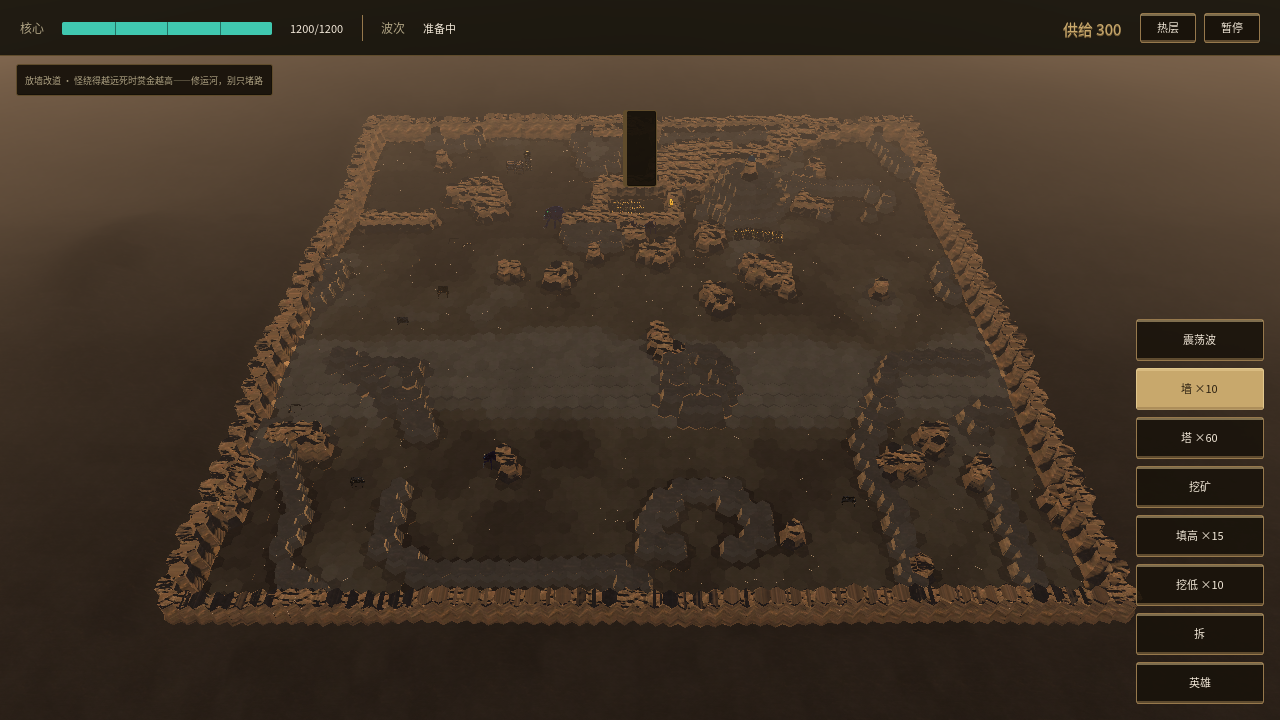
#> input picture shots/store/game.png, 1280 x 720 px, found by its file name; its folder holds 4 pictures in this run
$ python check_shots.py
#> lines starting #> are read from the running program, lines starting #| are printed output that depends on the picture; long printed decimals are rounded
#!/usr/bin/env python
# -*- coding: utf-8 -*-
"""C3 截屏像素校验：尺寸 / 非纯色 / 关键色族（地形暖色、核心青玉、热层红、幽灵绿）。

阈值取自 2026-10-13 实测渲染值（留 2-5 倍余量，防平台微差；真回归=关键色归零必触发）：
  warm=850724  teal=124  red=163694  green=575  diff(game,heat)=0.309  diff(game,ghost)=0.0009
D1-5 追加：game_20x9.png（1600x720，20:9）/ game_narrow.png（960x720，4:3）尺寸+关键色。
D1-5 扩展（2026-10-20）：game_tablet.png（1600x1200，4:3 平板）/ game_16x10.png（1280x800，16:10）尺寸+关键色。
T1 追加：game_closeup.png（改造特写：填三级崖壁+裙脚 / 挖一级坑）尺寸+暖色下限。
2026-10-23 Task6 追加：game_pit.png（连挖两级 -2 坑）/ game_cliff.png（CLIFF 地貌核心崖壁）
  固定种子+相机目视件，阈值保守（近景构图，真回归=空帧/纯色）。
跑法：python tools/check_shots.py   （cwd=reroute-godot）
判定：exit 0 + stdout 含 [SHOTS] PASS。
"""
import os
import sys

from PIL import Image

SHOTS = os.path.join(os.path.dirname(os.path.abspath(__file__)), '..', 'shots')
W, H = 1280, 720

fails = []
checks = 0


def chk(cond, label):
    global checks
    checks += 1
    if not cond:
        fails.append(label)


def load(name):
#> called with name = 'game.png'
    p = os.path.join(SHOTS, name)
    if not os.path.exists(p):
        return None
    return Image.open(p).convert('RGB')
#> returned value is the input picture: PIL image 1280x720 RGB; mean R, G, B 65.3, 51.7, 38.4


def scan(im, pred, step=1):
    """采样统计满足谓词的像素数（关键色用全扫 step=1）。"""
    n = 0
    px = im.load()
    for y in range(0, im.height, step):
        for x in range(0, im.width, step):
            r, g, b = px[x, y]
            if pred(r, g, b):
                n += 1
    return n


def diff_ratio(a, b, step=4):
    if a is None or b is None:
        return 1.0
    px_a, px_b = a.load(), b.load()
    n = d = 0
    for y in range(0, a.height, step):
        for x in range(0, a.width, step):
            n += 1
            ra, ga, ba = px_a[x, y]
            rb, gb, bb = px_b[x, y]
            if abs(ra - rb) + abs(ga - gb) + abs(ba - bb) > 24:
                d += 1
    return d / max(n, 1)


warm = lambda r, g, b: r > 25 and r > b + 5 and g >= b - 2      # 暖石地形
teal = lambda r, g, b: g > r + 25 and b > r + 5 and g > 90      # 核心青玉发光
red = lambda r, g, b: r > 60 and r > g + 25 and r > b + 25      # 热层红带
green = lambda r, g, b: g > r + 40 and g > b + 20 and g > 120   # 幽灵绿板

im_game = load('game.png')
im_heat = load('heat.png')
#> call 2 of load, with name = 'heat.png'
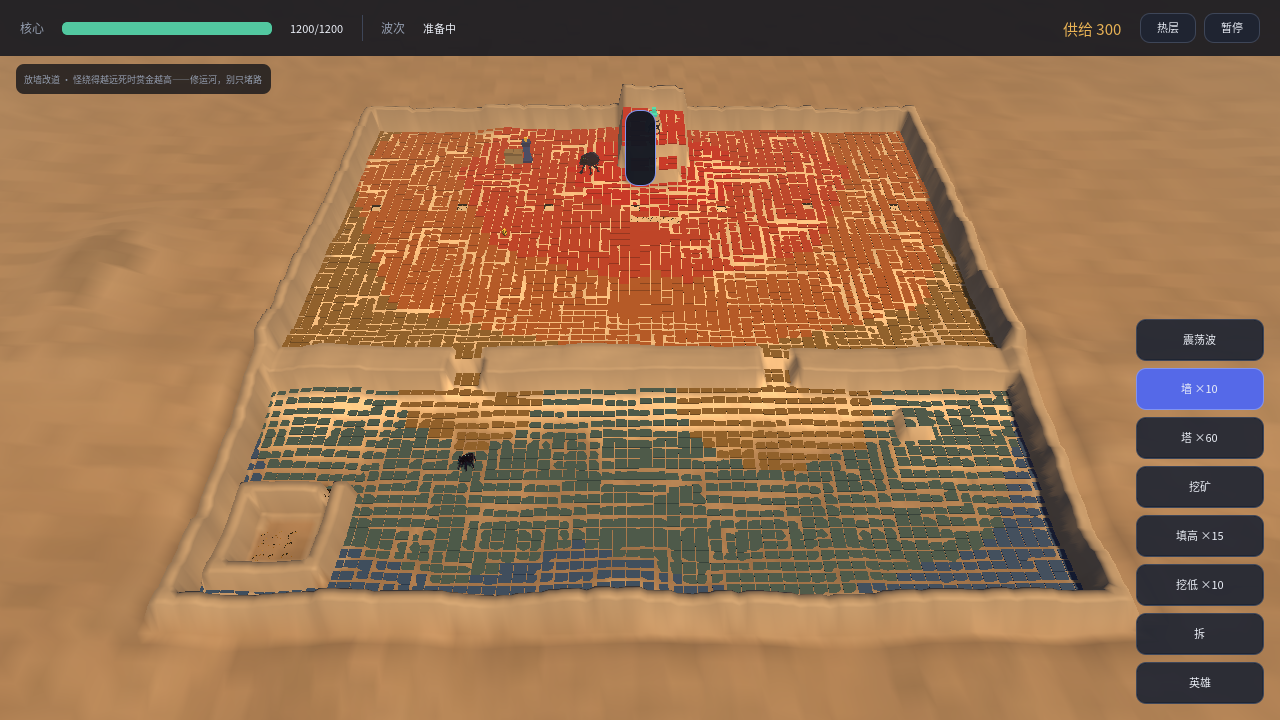
#> input picture shots/store/heat.png, 1280 x 720 px, found by its file name
#> in load, returned value is the input picture: PIL image 1280x720 RGB; mean R, G, B 151.2, 112.2, 77.9
im_ghost = load('ghost.png')
#> call 3 of load, with name = 'ghost.png'
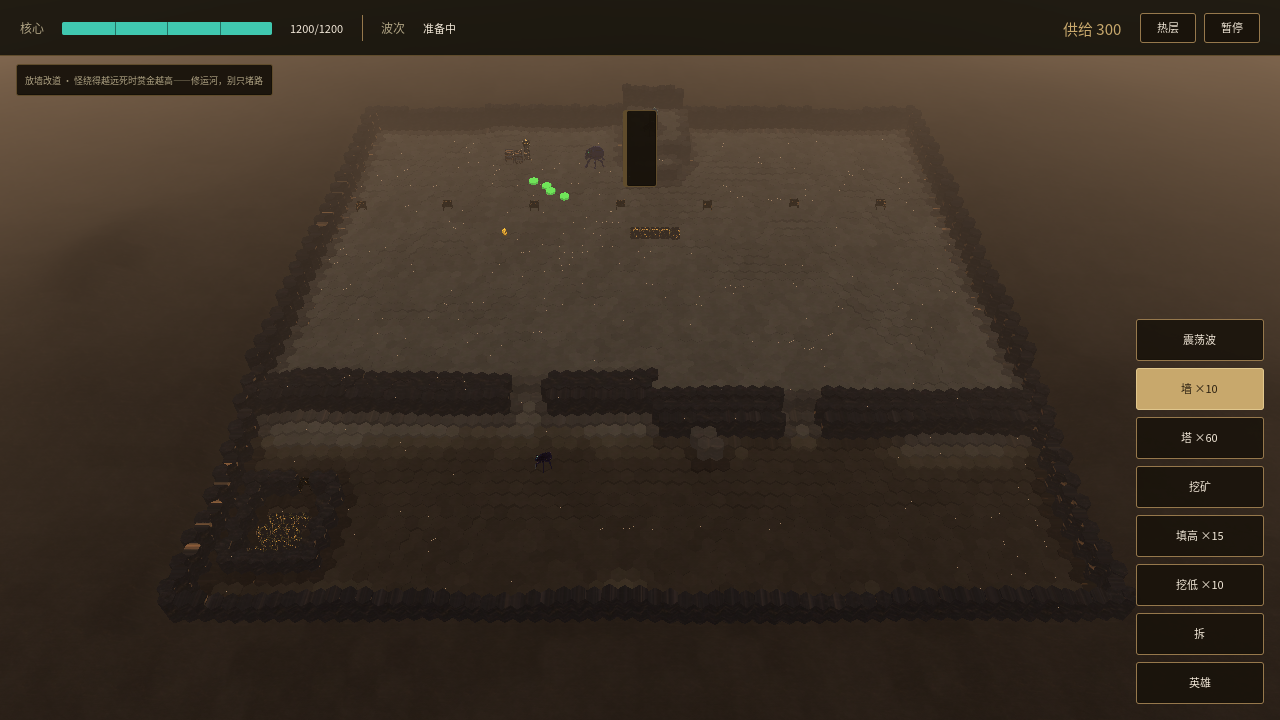
#> input picture shots/store/ghost.png, 1280 x 720 px, found by its file name
#> in load, returned value is the input picture: PIL image 1280x720 RGB; mean R, G, B 59.6, 48.1, 36.8
im_w9 = load('game_20x9.png')
#> call 4 of load, with name = 'game_20x9.png'
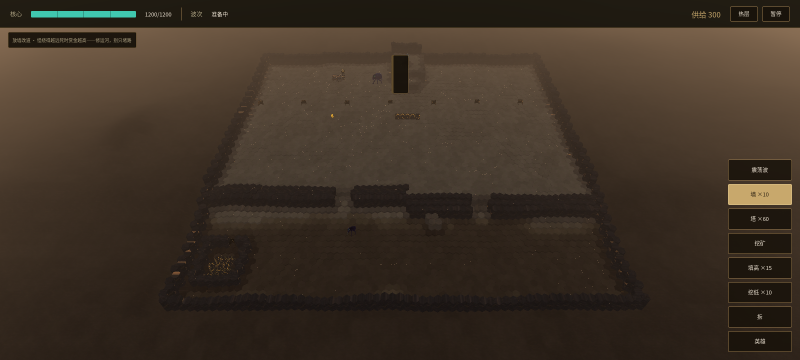
#> input picture shots/store/game_20x9.png, 1600 x 720 px, found by its file name (shown at 1/2 size)
#> in load, returned value is the input picture: PIL image 1600x720 RGB; mean R, G, B 61.5, 49.4, 37.6
im_narrow = load('game_narrow.png')

for name, im in (('game.png', im_game), ('heat.png', im_heat), ('ghost.png', im_ghost)):
    chk(im is not None, name + ' 存在')
    if im is None:
        continue
    chk(im.size == (W, H), '%s 尺寸 %s != %s' % (name, im.size, (W, H)))
    colors = im.quantize(colors=256).getcolors()
    chk(colors is not None and len(colors) > 60, '%s 唯一色数过少 %d' % (name, len(colors or [])))
#> this loop made 3 passes
#> name on passes 1 to 3: 'game.png', 'heat.png', 'ghost.png'

if im_game is not None:
    n_warm = scan(im_game, warm)
#> after the loop in scan, `for y in range(0, im.height, step):`: n = 915206
#> n_warm = 915206
    n_teal = scan(im_game, teal)
#> n_teal = 2733
    chk(n_warm > 300000, 'game 暖色地形不足 %d（阈值 300000）' % n_warm)
    chk(n_teal > 60, 'game 核心青玉不足 %d（阈值 60）' % n_teal)
    print('[SHOTS] game warm=%d teal=%d' % (n_warm, n_teal))
#| [SHOTS] game warm=915206 teal=2733

if im_heat is not None:
    n_red = scan(im_heat, red)
#> n_red = 696365
    chk(n_red > 30000, 'heat 热层红不足 %d（阈值 30000）' % n_red)
    print('[SHOTS] heat red=%d' % n_red)
#| [SHOTS] heat red=696365

if im_ghost is not None:
    n_green = scan(im_ghost, green)
#> n_green = 2932
    chk(n_green > 200, 'ghost 幽灵绿不足 %d（阈值 200）' % n_green)
    print('[SHOTS] ghost green=%d' % n_green)
#| [SHOTS] ghost green=2932

# 2026-10-20 建筑表现：塔实物预览 + 射程（青色填充/边缘带）
im_preview = load('build_preview.png')
chk(im_preview is not None, 'build_preview.png 存在')
if im_preview is not None:
    chk(im_preview.size == (W, H), 'build_preview 尺寸 %s != %s' % (im_preview.size, (W, H)))
    colors_p = im_preview.quantize(colors=256).getcolors()
    chk(colors_p is not None and len(colors_p) > 60, 'build_preview 唯一色数过少 %d' % len(colors_p or []))
    n_teal_p = scan(im_preview, teal)
    chk(n_teal_p > 20, 'build_preview 射程青色不足 %d（阈值 20）' % n_teal_p)
    d3 = diff_ratio(im_game, im_preview)
    chk(d3 > 0.0001, 'game 与 build_preview 差异不足 %.5f（阈值 0.0001）' % d3)
    print('[SHOTS] build_preview teal=%d diff=%.5f' % (n_teal_p, d3))

# D1-5：宽屏 20:9 与窄屏 4:3（阈值保守，目视件为主）
for name, im, dims in (('game_20x9.png', im_w9, (1600, 720)), ('game_narrow.png', im_narrow, (960, 720))):
    chk(im is not None, name + ' 存在')
    if im is None:
        continue
    chk(im.size == dims, '%s 尺寸 %s != %s' % (name, im.size, dims))
    colors2 = im.quantize(colors=256).getcolors()
#> colors2 = 256 pairs, first value 52 to 15784, second value 0 to 255
    chk(colors2 is not None and len(colors2) > 60, '%s 唯一色数过少 %d' % (name, len(colors2 or [])))
    n_warm2 = scan(im, warm)
#> n_warm2 = 1140509
    n_teal2 = scan(im, teal)
#> n_teal2 = 2732
    chk(n_warm2 > 250000, '%s 暖色地形不足 %d（阈值 250000）' % (name, n_warm2))
    chk(n_teal2 > 30, '%s 核心青玉不足 %d（阈值 30）' % (name, n_teal2))
    print('[SHOTS] %s warm=%d teal=%d' % (name, n_warm2, n_teal2))
#| [SHOTS] game_20x9.png warm=1140509 teal=2732

# D1-5 扩展：平板 4:3（1600x1200）与 16:10（1280x800）
im_tablet = load('game_tablet.png')
im_16x10 = load('game_16x10.png')
for name, im, dims in (('game_tablet.png', im_tablet, (1600, 1200)), ('game_16x10.png', im_16x10, (1280, 800))):
    chk(im is not None, name + ' 存在')
    if im is None:
        continue
    chk(im.size == dims, '%s 尺寸 %s != %s' % (name, im.size, dims))
    colors4 = im.quantize(colors=256).getcolors()
    chk(colors4 is not None and len(colors4) > 60, '%s 唯一色数过少 %d' % (name, len(colors4 or [])))
    n_warm4 = scan(im, warm)
    n_teal4 = scan(im, teal)
    chk(n_warm4 > 250000, '%s 暖色地形不足 %d（阈值 250000）' % (name, n_warm4))
    chk(n_teal4 > 30, '%s 核心青玉不足 %d（阈值 30）' % (name, n_teal4))
    print('[SHOTS] %s warm=%d teal=%d' % (name, n_warm4, n_teal4))

if im_game is not None and im_heat is not None:
    d1 = diff_ratio(im_game, im_heat)
#> after the loop in diff_ratio, `for y in range(0, a.height, step):`: d = 57519; n = 57600
#> d1 = 0.999
    chk(d1 > 0.05, 'game 与 heat 差异不足 %.4f（阈值 0.05）' % d1)
    print('[SHOTS] diff game-heat=%.4f' % d1)
#| [SHOTS] diff game-heat=0.9986
if im_game is not None and im_ghost is not None:
    d2 = diff_ratio(im_game, im_ghost)
#> d2 = 0.279
    # 2026-10-17 地面三平面纹理落地后 AA 边缘差实测 0.00030（原 0.0004，阈值 0.0003 零余量失灵）；
    # 校准为 0.0001（真回归=ghost 截图与 game 完全相同 → d2≈0，仍被钳住；下方 green>200 为强信号）
    chk(d2 > 0.0001, 'game 与 ghost 差异不足 %.5f（阈值 0.0001）' % d2)
    print('[SHOTS] diff game-ghost=%.5f' % d2)
#| [SHOTS] diff game-ghost=0.2791

# 自然化 T1：改造特写（填两级崖壁+裙脚 / 挖一级坑）；阈值保守（近景构图，真回归=空帧/纯色）
im_close = load('game_closeup.png')
chk(im_close is not None, 'game_closeup.png 存在')
if im_close is not None:
    chk(im_close.size == (W, H), 'game_closeup 尺寸 %s != %s' % (im_close.size, (W, H)))
    colors3 = im_close.quantize(colors=256).getcolors()
    chk(colors3 is not None and len(colors3) > 60, 'game_closeup 唯一色数过少 %d' % (len(colors3 or [])))
    n_warm3 = scan(im_close, warm)
    chk(n_warm3 > 300000, 'game_closeup 暖色地形不足 %d（阈值 300000）' % n_warm3)
    print('[SHOTS] game_closeup warm=%d' % n_warm3)

# 2026-10-23 Task6：负高度坑 + CLIFF 地貌（固定种子/相机；阈值保守，目视件为主）
for name in ('game_pit.png', 'game_cliff.png'):
    im_new = load(name)
    chk(im_new is not None, name + ' 存在')
    if im_new is None:
        continue
    chk(im_new.size == (W, H), '%s 尺寸 %s != %s' % (name, im_new.size, (W, H)))
    colors5 = im_new.quantize(colors=256).getcolors()
    chk(colors5 is not None and len(colors5) > 60, '%s 唯一色数过少 %d' % (name, len(colors5 or [])))
    n_warm5 = scan(im_new, warm)
    chk(n_warm5 > 150000, '%s 暖色地形不足 %d（阈值 150000）' % (name, n_warm5))
    print('[SHOTS] %s warm=%d' % (name, n_warm5))

print('[SHOTS] checks=%d fail=%d' % (checks, len(fails)))
#| [SHOTS] checks=27 fail=7
for f in fails:
    print('[SHOTS] FAIL:', f)
print('[SHOTS]', 'PASS' if not fails else 'FAIL')
#> (the run stopped early here; a loop or call above may not have finished)
